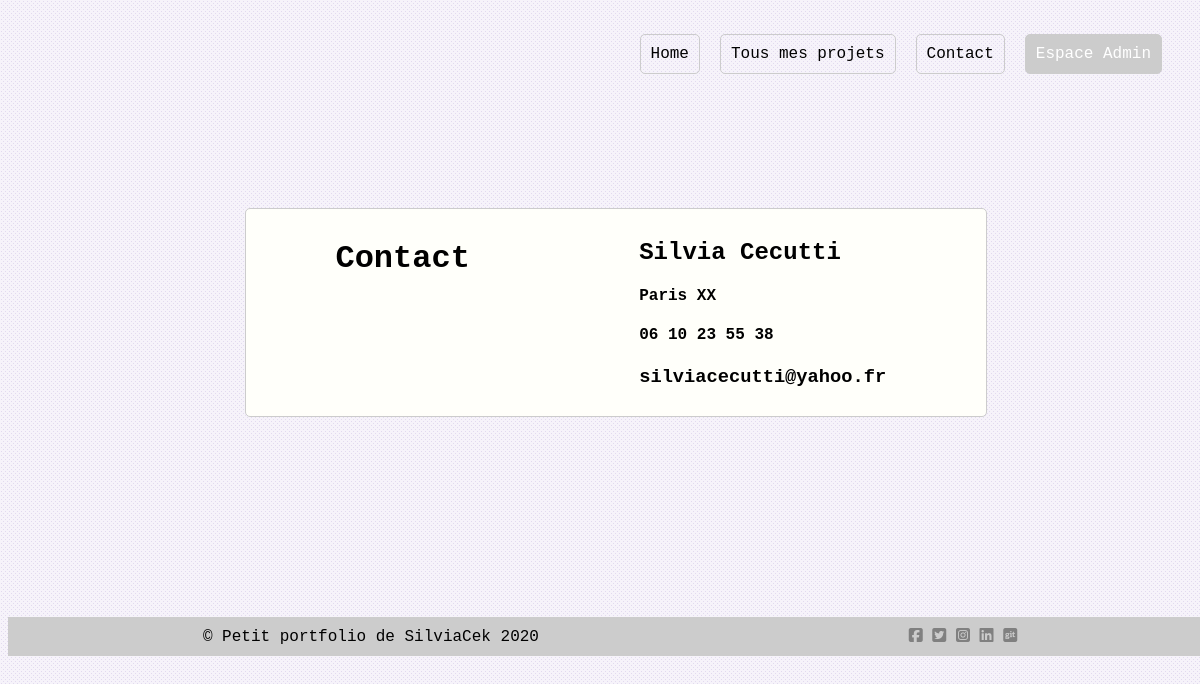
The page /contact.php on the database its author committed.
### tables this page shows
CREATE TABLE IF NOT EXISTS `general` (
  `id_general` int(11) NOT NULL AUTO_INCREMENT,
  `iduni` varchar(150) NOT NULL,
  `contenu` text NOT NULL,
  PRIMARY KEY (`id_general`)
);

### contact.php (called while the page is built, shortened)
<?php
include PATH_TEMPLATE . "page_contact.php";

### fonctions.php (called while the page is built, shortened)
<?php
  function MontrerContenu($iduni) {
    global $bdd;
    $query = $bdd -> prepare("SELECT * from general where iduni = :iduni");
    $query -> execute([":iduni" => $iduni]);
    $val = $query ->  fetch(PDO::FETCH_ASSOC);
    if(isset($val["contenu"])) {
        return $val["contenu"];
    }
  }

### template/page_contact.php (the view)
<?php
include "include/header.php";
include "fonctions.php";
?>
<main class='page_contact'>
  <div class="bloc">
  </div>
  <div class="vitrine">
    <h1><?php echo MontrerContenu("TITRE_CONTACT")?></h1>
    <div class="pr-20 texte">
      <h2><?php echo MontrerContenu("NOM_CONTACT")?></h2>
      <h4><?php echo MontrerContenu("ADRESSE_CONTACT")?></h4>
      <h4><?php echo MontrerContenu("TEL_CONTACT")?></h4>
      <h3><?php echo MontrerContenu("EMAIL_CONTACT")?></h3>
    </div>
  </div>
</main>
<?php include "template/include/footer.php";

### template/css/style.css (style rules this page uses)
body { font-family: Courier; background-color: #f6f3fa; }
.vitrine { background-color: #fffffa; display: flex; width: 60vw; margin: auto; margin-bottom: 10px; border: 1px solid #CCC; border-radius: 5px; padding: 10px; justify-content: space-around; }
.vitrine h2, .vitrine p, .vitrine h3, .vitrine h4 { margin-left: 10px; margin-right: 10px; }
.bloc { height: 200px; }
.page_contact { width:60%; margin: auto; margin-bottom: 200px; }

### rows shown on the page
general: contenu "Contact"
general: contenu "Silvia Cecutti"
general: contenu "Paris XX"
general: contenu "06 10 23 55 38"
general: contenu "silviacecutti@yahoo.fr"

### other values the page prints
NOM_DU_SITE "Petit portfolio de SilviaCek"
